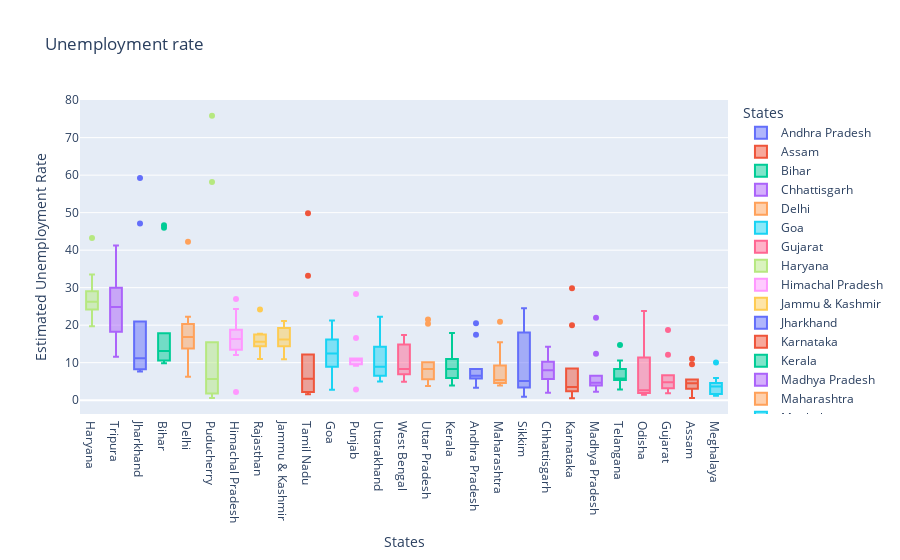

The cell this chart's notebook holds for it:
### Code cell
fig = px.box(data,x='States',y='Estimated Unemployment Rate',color='States',title='Unemployment rate',template='plotly')
fig.update_layout(xaxis={'categoryorder':'total descending'})
fig.show()

# The below box shows unemployement rate in each state in India

### Figure 1 — Plotly figure (JSON) as saved in the notebook; plotly's stock layout.template omitted (floating-point values rounded to 4 significant figures)
{"data": [{"alignmentgroup": "True", "hovertemplate": "States=%{x}<br>Estimated Unemployment Rate=%{y}<extra></extra>", "legendgroup": "Andhra Pradesh", "marker": {"color": "#636efa"}, "name": "Andhra Pradesh", "notched": false, "offsetgroup": "Andhra Pradesh", "orientation": "v", "showlegend": true, "type": "box", "x": ["Andhra Pradesh", "Andhra Pradesh", "Andhra Pradesh", "Andhra Pradesh", "Andhra Pradesh", "Andhra Pradesh", "Andhra Pradesh", "Andhra Pradesh", "Andhra Pradesh", "Andhra Pradesh"], "x0": " ", "xaxis": "x", "y": [5.48, 5.83, 5.79, 20.51, 17.43, 3.31, 8.34, 6.96, 6.4, 6.59], "y0": " ", "yaxis": "y"}, {"alignmentgroup": "True", "hovertemplate": "States=%{x}<br>Estimated Unemployment Rate=%{y}<extra></extra>", "legendgroup": "Assam", "marker": {"color": "#EF553B"}, "name": "Assam", "notched": false, "offsetgroup": "Assam", "orientation": "v", "showlegend": true, "type": "box", "x": ["Assam", "Assam", "Assam", "Assam", "Assam", "Assam", "Assam", "Assam", "Assam", "Assam"], "x0": " ", "xaxis": "x", "y": [4.66, 4.41, 4.77, 11.06, 9.55, 0.6, 3.77, 5.53, 1.19, 3.02], "y0": " ", "yaxis": "y"}, {"alignmentgroup": "True", "hovertemplate": "States=%{x}<br>Estimated Unemployment Rate=%{y}<extra></extra>", "legendgroup": "Bihar", "marker": {"color": "#00cc96"}, "name": "Bihar", "notched": false, "offsetgroup": "Bihar", "orientation": "v", "showlegend": true, "type": "box", "x": ["Bihar", "Bihar", "Bihar", "Bihar", "Bihar", "Bihar", "Bihar", "Bihar", "Bihar", "Bihar"], "x0": " ", "xaxis": "x", "y": [10.61, 10.29, 15.43, 46.64, 45.96, 17.82, 12.79, 13.44, 11.91, 9.82], "y0": " ", "yaxis": "y"}, {"alignmentgroup": "True", "hovertemplate": "States=%{x}<br>Estimated Unemployment Rate=%{y}<extra></extra>", "legendgroup": "Chhattisgarh", "marker": {"color": "#ab63fa"}, "name": "Chhattisgarh", "notched": false, "offsetgroup": "Chhattisgarh", "orientation": "v", "showlegend": true, "type": "box", "x": ["Chhattisgarh", "Chhattisgarh", "Chhattisgarh", "Chhattisgarh", "Chhattisgarh", "Chhattisgarh", "Chhattisgarh", "Chhattisgarh", "Chhattisgarh", "Chhattisgarh"], "x0": " ", "xaxis": "x", "y": [9.65, 8.38, 7.54, 3.41, 10.5, 14.23, 10.27, 5.63, 1.96, 6.62], "y0": " ", "yaxis": "y"}, {"alignmentgroup": "True", "hovertemplate": "States=%{x}<br>Estimated Unemployment Rate=%{y}<extra></extra>", "legendgroup": "Delhi", "marker": {"color": "#FFA15A"}, "name": "Delhi", "notched": false, "offsetgroup": "Delhi", "orientation": "v", "showlegend": true, "type": "box", "x": ["Delhi", "Delhi", "Delhi", "Delhi", "Delhi", "Delhi", "Delhi", "Delhi", "Delhi", "Delhi"], "x0": " ", "xaxis": "x", "y": [22.23, 14.84, 17.04, 16.68, 42.27, 18.19, 20.3, 13.79, 12.53, 6.27], "y0": " ", "yaxis": "y"}, {"alignmentgroup": "True", "hovertemplate": "States=%{x}<br>Estimated Unemployment Rate=%{y}<extra></extra>", "legendgroup": "Goa", "marker": {"color": "#19d3f3"}, "name": "Goa", "notched": false, "offsetgroup": "Goa", "orientation": "v", "showlegend": true, "type": "box", "x": ["Goa", "Goa", "Goa", "Goa", "Goa", "Goa", "Goa", "Goa", "Goa", "Goa"], "x0": " ", "xaxis": "x", "y": [8.89, 2.81, 5.25, 13.31, 21.25, 9.96, 17.07, 16.21, 15.38, 11.54], "y0": " ", "yaxis": "y"}, {"alignmentgroup": "True", "hovertemplate": "States=%{x}<br>Estimated Unemployment Rate=%{y}<extra></extra>", "legendgroup": "Gujarat", "marker": {"color": "#FF6692"}, "name": "Gujarat", "notched": false, "offsetgroup": "Gujarat", "orientation": "v", "showlegend": true, "type": "box", "x": ["Gujarat", "Gujarat", "Gujarat", "Gujarat", "Gujarat", "Gujarat", "Gujarat", "Gujarat", "Gujarat", "Gujarat"], "x0": " ", "xaxis": "x", "y": [5.54, 6.38, 6.66, 18.71, 12.11, 3.2, 1.84, 1.87, 3.42, 4.03], "y0": " ", "yaxis": "y"}, {"alignmentgroup": "True", "hovertemplate": "States=%{x}<br>Estimated Unemployment Rate=%{y}<extra></extra>", "legendgroup": "Haryana", "marker": {"color": "#B6E880"}, "name": "Haryana", "notched": false, "offsetgroup": "Haryana", "orientation": "v", "showlegend": true, "type": "box", "x": ["Haryana", "Haryana", "Haryana", "Haryana", "Haryana", "Haryana", "Haryana", "Haryana", "Haryana", "Haryana"], "x0": " ", "xaxis": "x", "y": [20.34, 25.77, 25.05, 43.22, 29.02, 26.7, 24.18, 33.5, 19.68, 27.31], "y0": " ", "yaxis": "y"}, {"alignmentgroup": "True", "hovertemplate": "States=%{x}<br>Estimated Unemployment Rate=%{y}<extra></extra>", "legendgroup": "Himachal Pradesh", "marker": {"color": "#FF97FF"}, "name": "Himachal Pradesh", "notched": false, "offsetgroup": "Himachal Pradesh", "orientation": "v", "showlegend": true, "type": "box", "x": ["Himachal Pradesh", "Himachal Pradesh", "Himachal Pradesh", "Himachal Pradesh", "Himachal Pradesh", "Himachal Pradesh", "Himachal Pradesh", "Himachal Pradesh", "Himachal Pradesh", "Himachal Pradesh"], "x0": " ", "xaxis": "x", "y": [16.83, 16.84, 18.76, 2.2, 26.95, 13.47, 24.31, 15.79, 12.04, 13.46], "y0": " ", "yaxis": "y"}, {"alignmentgroup": "True", "hovertemplate": "States=%{x}<br>Estimated Unemployment Rate=%{y}<extra></extra>", "legendgroup": "Jammu & Kashmir", "marker": {"color": "#FECB52"}, "name": "Jammu & Kashmir", "notched": false, "offsetgroup": "Jammu & Kashmir", "orientation": "v", "showlegend": true, "type": "box", "x": ["Jammu & Kashmir", "Jammu & Kashmir", "Jammu & Kashmir", "Jammu & Kashmir", "Jammu & Kashmir", "Jammu & Kashmir", "Jammu & Kashmir", "Jammu & Kashmir", "Jammu & Kashmir"], "x0": " ", "xaxis": "x", "y": [21.08, 20.78, 15.5, 18.74, 17.92, 10.88, 11.09, 16.17, 16.14], "y0": " ", "yaxis": "y"}, {"alignmentgroup": "True", "hovertemplate": "States=%{x}<br>Estimated Unemployment Rate=%{y}<extra></extra>", "legendgroup": "Jharkhand", "marker": {"color": "#636efa"}, "name": "Jharkhand", "notched": false, "offsetgroup": "Jharkhand", "orientation": "v", "showlegend": true, "type": "box", "x": ["Jharkhand", "Jharkhand", "Jharkhand", "Jharkhand", "Jharkhand", "Jharkhand", "Jharkhand", "Jharkhand", "Jharkhand", "Jharkhand"], "x0": " ", "xaxis": "x", "y": [10.61, 11.85, 8.23, 47.09, 59.23, 20.95, 7.63, 9.76, 8.24, 11.8], "y0": " ", "yaxis": "y"}, {"alignmentgroup": "True", "hovertemplate": "States=%{x}<br>Estimated Unemployment Rate=%{y}<extra></extra>", "legendgroup": "Karnataka", "marker": {"color": "#EF553B"}, "name": "Karnataka", "notched": false, "offsetgroup": "Karnataka", "orientation": "v", "showlegend": true, "type": "box", "x": ["Karnataka", "Karnataka", "Karnataka", "Karnataka", "Karnataka", "Karnataka", "Karnataka", "Karnataka", "Karnataka", "Karnataka"], "x0": " ", "xaxis": "x", "y": [2.86, 3.61, 3.46, 29.84, 19.97, 8.44, 4.01, 0.5, 2.41, 1.58], "y0": " ", "yaxis": "y"}, {"alignmentgroup": "True", "hovertemplate": "States=%{x}<br>Estimated Unemployment Rate=%{y}<extra></extra>", "legendgroup": "Kerala", "marker": {"color": "#00cc96"}, "name": "Kerala", "notched": false, "offsetgroup": "Kerala", "orientation": "v", "showlegend": true, "type": "box", "x": ["Kerala", "Kerala", "Kerala", "Kerala", "Kerala", "Kerala", "Kerala", "Kerala", "Kerala", "Kerala"], "x0": " ", "xaxis": "x", "y": [5.31, 7.6, 8.99, 16.99, 17.88, 9.71, 7.09, 10.98, 5.91, 3.88], "y0": " ", "yaxis": "y"}, {"alignmentgroup": "True", "hovertemplate": "States=%{x}<br>Estimated Unemployment Rate=%{y}<extra></extra>", "legendgroup": "Madhya Pradesh", "marker": {"color": "#ab63fa"}, "name": "Madhya Pradesh", "notched": false, "offsetgroup": "Madhya Pradesh", "orientation": "v", "showlegend": true, "type": "box", "x": ["Madhya Pradesh", "Madhya Pradesh", "Madhya Pradesh", "Madhya Pradesh", "Madhya Pradesh", "Madhya Pradesh", "Madhya Pradesh", "Madhya Pradesh", "Madhya Pradesh", "Madhya Pradesh"], "x0": " ", "xaxis": "x", "y": [4.11, 4.57, 2.22, 12.36, 21.98, 6.48, 5.08, 4.7, 3.91, 3.13], "y0": " ", "yaxis": "y"}, {"alignmentgroup": "True", "hovertemplate": "States=%{x}<br>Estimated Unemployment Rate=%{y}<extra></extra>", "legendgroup": "Maharashtra", "marker": {"color": "#FFA15A"}, "name": "Maharashtra", "notched": false, "offsetgroup": "Maharashtra", "orientation": "v", "showlegend": true, "type": "box", "x": ["Maharashtra", "Maharashtra", "Maharashtra", "Maharashtra", "Maharashtra", "Maharashtra", "Maharashtra", "Maharashtra", "Maharashtra", "Maharashtra"], "x0": " ", "xaxis": "x", "y": [4.95, 4.69, 5.79, 20.9, 15.46, 9.23, 3.89, 6.23, 4.55, 4.1], "y0": " ", "yaxis": "y"}, {"alignmentgroup": "True", "hovertemplate": "States=%{x}<br>Estimated Unemployment Rate=%{y}<extra></extra>", "legendgroup": "Meghalaya", "marker": {"color": "#19d3f3"}, "name": "Meghalaya", "notched": false, "offsetgroup": "Meghalaya", "orientation": "v", "showlegend": true, "type": "box", "x": ["Meghalaya", "Meghalaya", "Meghalaya", "Meghalaya", "Meghalaya", "Meghalaya", "Meghalaya", "Meghalaya", "Meghalaya", "Meghalaya"], "x0": " ", "xaxis": "x", "y": [1.66, 3.59, 1.58, 10.03, 5.92, 1.15, 2.1, 3.74, 4.29, 4.6], "y0": " ", "yaxis": "y"}, {"alignmentgroup": "True", "hovertemplate": "States=%{x}<br>Estimated Unemployment Rate=%{y}<extra></extra>", "legendgroup": "Odisha", "marker": {"color": "#FF6692"}, "name": "Odisha", "notched": false, "offsetgroup": "Odisha", "orientation": "v", "showlegend": true, "type": "box", "x": ["Odisha", "Odisha", "Odisha", "Odisha", "Odisha", "Odisha", "Odisha", "Odisha", "Odisha", "Odisha"], "x0": " ", "xaxis": "x", "y": [1.9, 3.12, 13.08, 23.76, 11.41, 3.77, 1.88, 1.42, 2.1, 2.18], "y0": " ", "yaxis": "y"}, {"alignmentgroup": "True", "hovertemplate": "States=%{x}<br>Estimated Unemployment Rate=%{y}<extra></extra>", "legendgroup": "Puducherry", "marker": {"color": "#B6E880"}, "name": "Puducherry", "notched": false, "offsetgroup": "Puducherry", "orientation": "v", "showlegend": true, "type": "box", "x": ["Puducherry", "Puducherry", "Puducherry", "Puducherry", "Puducherry", "Puducherry", "Puducherry", "Puducherry", "Puducherry", "Puducherry"], "x0": " ", "xaxis": "x", "y": [0.58, 1.76, 1.2, 75.85, 58.19, 4.24, 15.47, 5.05, 10.9, 6.18], "y0": " ", "yaxis": "y"}, {"alignmentgroup": "True", "hovertemplate": "States=%{x}<br>Estimated Unemployment Rate=%{y}<extra></extra>", "legendgroup": "Punjab", "marker": {"color": "#FF97FF"}, "name": "Punjab", "notched": false, "offsetgroup": "Punjab", "orientation": "v", "showlegend": true, "type": "box", "x": ["Punjab", "Punjab", "Punjab", "Punjab", "Punjab", "Punjab", "Punjab", "Punjab", "Punjab", "Punjab"], "x0": " ", "xaxis": "x", "y": [11.11, 10.97, 10.32, 2.86, 28.33, 16.55, 9.19, 10.99, 9.61, 9.88], "y0": " ", "yaxis": "y"}, {"alignmentgroup": "True", "hovertemplate": "States=%{x}<br>Estimated Unemployment Rate=%{y}<extra></extra>", "legendgroup": "Rajasthan", "marker": {"color": "#FECB52"}, "name": "Rajasthan", "notched": false, "offsetgroup": "Rajasthan", "orientation": "v", "showlegend": true, "type": "box", "x": ["Rajasthan", "Rajasthan", "Rajasthan", "Rajasthan", "Rajasthan", "Rajasthan", "Rajasthan", "Rajasthan", "Rajasthan", "Rajasthan"], "x0": " ", "xaxis": "x", "y": [10.97, 15.16, 11.9, 17.7, 15.74, 14.39, 15.81, 17.51, 15.35, 24.15], "y0": " ", "yaxis": "y"}, {"alignmentgroup": "True", "hovertemplate": "States=%{x}<br>Estimated Unemployment Rate=%{y}<extra></extra>", "legendgroup": "Sikkim", "marker": {"color": "#636efa"}, "name": "Sikkim", "notched": false, "offsetgroup": "Sikkim", "orientation": "v", "showlegend": true, "type": "box", "x": ["Sikkim", "Sikkim", "Sikkim", "Sikkim", "Sikkim", "Sikkim", "Sikkim", "Sikkim"], "x0": " ", "xaxis": "x", "y": [23.57, 2.28, 24.51, 4.46, 4.45, 12.49, 5.7, 0.88], "y0": " ", "yaxis": "y"}, {"alignmentgroup": "True", "hovertemplate": "States=%{x}<br>Estimated Unemployment Rate=%{y}<extra></extra>", "legendgroup": "Tamil Nadu", "marker": {"color": "#EF553B"}, "name": "Tamil Nadu", "notched": false, "offsetgroup": "Tamil Nadu", "orientation": "v", "showlegend": true, "type": "box", "x": ["Tamil Nadu", "Tamil Nadu", "Tamil Nadu", "Tamil Nadu", "Tamil Nadu", "Tamil Nadu", "Tamil Nadu", "Tamil Nadu", "Tamil Nadu", "Tamil Nadu"], "x0": " ", "xaxis": "x", "y": [1.57, 2.09, 6.4, 49.83, 33.16, 12.2, 6.81, 2.65, 5, 2.16], "y0": " ", "yaxis": "y"}, {"alignmentgroup": "True", "hovertemplate": "States=%{x}<br>Estimated Unemployment Rate=%{y}<extra></extra>", "legendgroup": "Telangana", "marker": {"color": "#00cc96"}, "name": "Telangana", "notched": false, "offsetgroup": "Telangana", "orientation": "v", "showlegend": true, "type": "box", "x": ["Telangana", "Telangana", "Telangana", "Telangana", "Telangana", "Telangana", "Telangana", "Telangana", "Telangana", "Telangana"], "x0": " ", "xaxis": "x", "y": [5.49, 8.29, 5.77, 6.25, 14.7, 10.55, 5.36, 5.79, 3.27, 2.86], "y0": " ", "yaxis": "y"}, {"alignmentgroup": "True", "hovertemplate": "States=%{x}<br>Estimated Unemployment Rate=%{y}<extra></extra>", "legendgroup": "Tripura", "marker": {"color": "#ab63fa"}, "name": "Tripura", "notched": false, "offsetgroup": "Tripura", "orientation": "v", "showlegend": true, "type": "box", "x": ["Tripura", "Tripura", "Tripura", "Tripura", "Tripura", "Tripura", "Tripura", "Tripura", "Tripura", "Tripura"], "x0": " ", "xaxis": "x", "y": [32.67, 28.4, 29.95, 41.23, 21.51, 21.71, 18.24, 27.92, 17.35, 11.57], "y0": " ", "yaxis": "y"}, {"alignmentgroup": "True", "hovertemplate": "States=%{x}<br>Estimated Unemployment Rate=%{y}<extra></extra>", "legendgroup": "Uttar Pradesh", "marker": {"color": "#FFA15A"}, "name": "Uttar Pradesh", "notched": false, "offsetgroup": "Uttar Pradesh", "orientation": "v", "showlegend": true, "type": "box", "x": ["Uttar Pradesh", "Uttar Pradesh", "Uttar Pradesh", "Uttar Pradesh", "Uttar Pradesh", "Uttar Pradesh", "Uttar Pradesh", "Uttar Pradesh", "Uttar Pradesh", "Uttar Pradesh"], "x0": " ", "xaxis": "x", "y": [7.58, 8.98, 10.11, 21.54, 20.41, 9.47, 5.56, 5.79, 4.18, 3.75], "y0": " ", "yaxis": "y"}, {"alignmentgroup": "True", "hovertemplate": "States=%{x}<br>Estimated Unemployment Rate=%{y}<extra></extra>", "legendgroup": "Uttarakhand", "marker": {"color": "#19d3f3"}, "name": "Uttarakhand", "notched": false, "offsetgroup": "Uttarakhand", "orientation": "v", "showlegend": true, "type": "box", "x": ["Uttarakhand", "Uttarakhand", "Uttarakhand", "Uttarakhand", "Uttarakhand", "Uttarakhand", "Uttarakhand", "Uttarakhand", "Uttarakhand", "Uttarakhand"], "x0": " ", "xaxis": "x", "y": [5.49, 4.99, 19.85, 6.48, 8.01, 8.61, 12.38, 14.26, 22.26, 9.23], "y0": " ", "yaxis": "y"}, {"alignmentgroup": "True", "hovertemplate": "States=%{x}<br>Estimated Unemployment Rate=%{y}<extra></extra>", "legendgroup": "West Bengal", "marker": {"color": "#FF6692"}, "name": "West Bengal", "notched": false, "offsetgroup": "West Bengal", "orientation": "v", "showlegend": true, "type": "box", "x": ["West Bengal", "West Bengal", "West Bengal", "West Bengal", "West Bengal", "West Bengal", "West Bengal", "West Bengal", "West Bengal", "West Bengal"], "x0": " ", "xaxis": "x", "y": [6.94, 4.92, 6.92, 17.41, 17.41, 7.29, 6.83, 14.87, 9.35, 9.98], "y0": " ", "yaxis": "y"}], "layout": {"boxmode": "overlay", "legend": {"title": {"text": "States"}, "tracegroupgap": 0}, "title": {"text": "Unemployment rate"}, "xaxis": {"anchor": "y", "categoryarray": ["Andhra Pradesh", "Assam", "Bihar", "Chhattisgarh", "Delhi", "Goa", "Gujarat", "Haryana", "Himachal Pradesh", "Jammu & Kashmir", "Jharkhand", "Karnataka", "Kerala", "Madhya Pradesh", "Maharashtra", "Meghalaya", "Odisha", "Puducherry", "Punjab", "Rajasthan", "Sikkim", "Tamil Nadu", "Telangana", "Tripura", "Uttar Pradesh", "Uttarakhand", "West Bengal"], "categoryorder": "total descending", "domain": [0, 1], "title": {"text": "States"}}, "yaxis": {"anchor": "x", "domain": [0, 1], "title": {"text": "Estimated Unemployment Rate"}}}}
